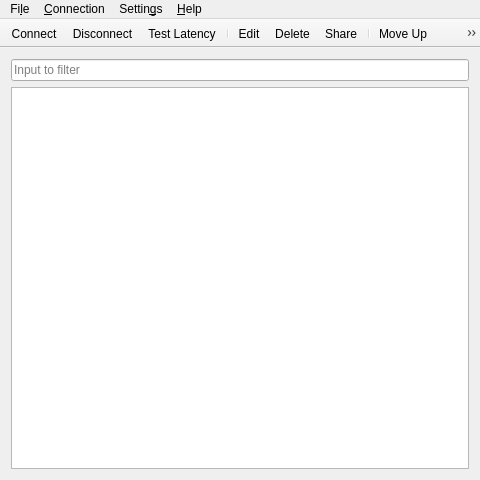
<?xml version="1.0" encoding="UTF-8"?>
<ui version="4.0">
 <class>MainWindow</class>
 <widget class="QMainWindow" name="MainWindow">
  <property name="geometry">
   <rect>
    <x>0</x>
    <y>0</y>
    <width>480</width>
    <height>480</height>
   </rect>
  </property>
  <property name="minimumSize">
   <size>
    <width>400</width>
    <height>400</height>
   </size>
  </property>
  <property name="windowTitle">
   <string>Connection Manager</string>
  </property>
  <property name="windowIcon">
   <iconset resource="icons.qrc">
    <normaloff>:/icons/logo/shadowsocksqt.png</normaloff>:/icons/icons/shadowsocks-qt5.png</iconset>
  </property>
  <property name="toolButtonStyle">
   <enum>Qt::ToolButtonFollowStyle</enum>
  </property>
  <widget class="QWidget" name="centralWidget">
   <layout class="QVBoxLayout" name="verticalLayout">
    <item>
     <widget class="QLineEdit" name="filterLineEdit">
      <property name="placeholderText">
       <string>Input to filter</string>
      </property>
      <property name="clearButtonEnabled">
       <bool>true</bool>
      </property>
     </widget>
    </item>
    <item>
     <widget class="QTableView" name="connectionView">
      <property name="editTriggers">
       <set>QAbstractItemView::NoEditTriggers</set>
      </property>
      <property name="tabKeyNavigation">
       <bool>false</bool>
      </property>
      <property name="selectionMode">
       <enum>QAbstractItemView::SingleSelection</enum>
      </property>
      <property name="selectionBehavior">
       <enum>QAbstractItemView::SelectRows</enum>
      </property>
      <property name="showGrid">
       <bool>false</bool>
      </property>
      <property name="sortingEnabled">
       <bool>true</bool>
      </property>
      <property name="wordWrap">
       <bool>false</bool>
      </property>
      <property name="cornerButtonEnabled">
       <bool>false</bool>
      </property>
      <attribute name="verticalHeaderVisible">
       <bool>false</bool>
      </attribute>
     </widget>
    </item>
   </layout>
  </widget>
  <widget class="QToolBar" name="toolBar">
   <property name="windowTitle">
    <string>Show Toolbar</string>
   </property>
   <property name="movable">
    <bool>false</bool>
   </property>
   <property name="allowedAreas">
    <set>Qt::AllToolBarAreas</set>
   </property>
   <property name="toolButtonStyle">
    <enum>Qt::ToolButtonFollowStyle</enum>
   </property>
   <property name="floatable">
    <bool>false</bool>
   </property>
   <attribute name="toolBarArea">
    <enum>TopToolBarArea</enum>
   </attribute>
   <attribute name="toolBarBreak">
    <bool>false</bool>
   </attribute>
   <addaction name="actionConnect"/>
   <addaction name="actionDisconnect"/>
   <addaction name="actionTestLatency"/>
   <addaction name="separator"/>
   <addaction name="actionEdit"/>
   <addaction name="actionDelete"/>
   <addaction name="actionShare"/>
   <addaction name="separator"/>
   <addaction name="actionMoveUp"/>
   <addaction name="actionMoveDown"/>
  </widget>
  <widget class="QMenuBar" name="menuBar">
   <property name="geometry">
    <rect>
     <x>0</x>
     <y>0</y>
     <width>480</width>
     <height>25</height>
    </rect>
   </property>
   <widget class="QMenu" name="menuConnection">
    <property name="title">
     <string>&amp;Connection</string>
    </property>
    <widget class="QMenu" name="menuAdd">
     <property name="title">
      <string>&amp;Add</string>
     </property>
     <property name="icon">
      <iconset theme="list-add">
       <normaloff>.</normaloff>.</iconset>
     </property>
     <addaction name="actionManually"/>
     <addaction name="actionURI"/>
     <addaction name="actionQRCodeFromFile"/>
     <addaction name="actionQRCode"/>
     <addaction name="actionScanQRCodeCapturer"/>
     <addaction name="actionFromConfigJson"/>
    </widget>
    <addaction name="menuAdd"/>
    <addaction name="actionEdit"/>
    <addaction name="actionShare"/>
    <addaction name="actionDelete"/>
    <addaction name="separator"/>
    <addaction name="actionConnect"/>
    <addaction name="actionForceConnect"/>
    <addaction name="actionDisconnect"/>
    <addaction name="actionTestLatency"/>
    <addaction name="actionTestAllLatency"/>
    <addaction name="separator"/>
    <addaction name="separator"/>
    <addaction name="actionMoveUp"/>
    <addaction name="actionMoveDown"/>
   </widget>
   <widget class="QMenu" name="menuFile">
    <property name="title">
     <string>Fi&amp;le</string>
    </property>
    <addaction name="actionImportGUIJson"/>
    <addaction name="actionExportGUIJson"/>
    <addaction name="actionSaveManually"/>
    <addaction name="separator"/>
    <addaction name="actionQuit"/>
   </widget>
   <widget class="QMenu" name="menuSettings">
    <property name="title">
     <string>Settin&amp;gs</string>
    </property>
    <addaction name="actionGeneralSettings"/>
    <addaction name="separator"/>
    <addaction name="actionShowFilterBar"/>
   </widget>
   <widget class="QMenu" name="menuHelp">
    <property name="title">
     <string>&amp;Help</string>
    </property>
    <addaction name="actionAbout"/>
    <addaction name="actionAboutQt"/>
    <addaction name="separator"/>
    <addaction name="actionReportBug"/>
   </widget>
   <addaction name="menuFile"/>
   <addaction name="menuConnection"/>
   <addaction name="menuSettings"/>
   <addaction name="menuHelp"/>
  </widget>
  <action name="actionManually">
   <property name="text">
    <string>&amp;Manually</string>
   </property>
   <property name="toolTip">
    <string>Add connection manually</string>
   </property>
  </action>
  <action name="actionQRCode">
   <property name="text">
    <string>&amp;Scan QR Code on Screen</string>
   </property>
  </action>
  <action name="actionQRCodeFromFile">
   <property name="icon">
    <iconset theme="document-open">
     <normaloff>.</normaloff>.</iconset>
   </property>
   <property name="text">
    <string>&amp;From QR Code Image File</string>
   </property>
   <property name="toolTip">
    <string>From QR code image file</string>
   </property>
  </action>
  <action name="actionURI">
   <property name="text">
    <string>&amp;URI</string>
   </property>
   <property name="toolTip">
    <string>Add connection from URI</string>
   </property>
  </action>
  <action name="actionDelete">
   <property name="icon">
    <iconset theme="list-remove">
     <normaloff>.</normaloff>.</iconset>
   </property>
   <property name="text">
    <string>&amp;Delete</string>
   </property>
  </action>
  <action name="actionEdit">
   <property name="text">
    <string>&amp;Edit</string>
   </property>
  </action>
  <action name="actionConnect">
   <property name="text">
    <string>&amp;Connect</string>
   </property>
  </action>
  <action name="actionDisconnect">
   <property name="text">
    <string>D&amp;isconnect</string>
   </property>
  </action>
  <action name="actionQuit">
   <property name="icon">
    <iconset theme="application-exit">
     <normaloff>.</normaloff>.</iconset>
   </property>
   <property name="text">
    <string>&amp;Quit</string>
   </property>
   <property name="shortcut">
    <string>Ctrl+Q</string>
   </property>
  </action>
  <action name="actionAbout">
   <property name="icon">
    <iconset theme="help-about">
     <normaloff>.</normaloff>.</iconset>
   </property>
   <property name="text">
    <string>&amp;About</string>
   </property>
  </action>
  <action name="actionAboutQt">
   <property name="text">
    <string>About &amp;Qt</string>
   </property>
  </action>
  <action name="actionGeneralSettings">
   <property name="text">
    <string>&amp;General Settings</string>
   </property>
  </action>
  <action name="actionShare">
   <property name="text">
    <string>&amp;Share</string>
   </property>
  </action>
  <action name="actionReportBug">
   <property name="text">
    <string>&amp;Report Bug</string>
   </property>
  </action>
  <action name="actionTestLatency">
   <property name="text">
    <string>&amp;Test Latency</string>
   </property>
   <property name="toolTip">
    <string>Test the latency of selected connection</string>
   </property>
  </action>
  <action name="actionTestAllLatency">
   <property name="text">
    <string>Test All C&amp;onnections Latency</string>
   </property>
  </action>
  <action name="actionImportGUIJson">
   <property name="text">
    <string>&amp;Import GUI config.json</string>
   </property>
   <property name="toolTip">
    <string>Import connections from JSON configuration file</string>
   </property>
  </action>
  <action name="actionFromConfigJson">
   <property name="icon">
    <iconset theme="document-open">
     <normaloff>.</normaloff>.</iconset>
   </property>
   <property name="text">
    <string>From &amp;config.json</string>
   </property>
  </action>
  <action name="actionSaveManually">
   <property name="icon">
    <iconset theme="document-save">
     <normaloff>.</normaloff>.</iconset>
   </property>
   <property name="text">
    <string>&amp;Save Manually</string>
   </property>
   <property name="shortcut">
    <string>Ctrl+Shift+S</string>
   </property>
  </action>
  <action name="actionMoveUp">
   <property name="icon">
    <iconset theme="go-up">
     <normaloff>.</normaloff>.</iconset>
   </property>
   <property name="text">
    <string>&amp;Move Up</string>
   </property>
  </action>
  <action name="actionMoveDown">
   <property name="icon">
    <iconset theme="go-down">
     <normaloff>.</normaloff>.</iconset>
   </property>
   <property name="text">
    <string>Mo&amp;ve Down</string>
   </property>
  </action>
  <action name="actionShowFilterBar">
   <property name="checkable">
    <bool>true</bool>
   </property>
   <property name="checked">
    <bool>true</bool>
   </property>
   <property name="text">
    <string>&amp;Show Filter Bar</string>
   </property>
   <property name="shortcut">
    <string>Ctrl+F</string>
   </property>
  </action>
  <action name="actionExportGUIJson">
   <property name="text">
    <string>&amp;Export GUI config.json</string>
   </property>
   <property name="toolTip">
    <string>Export connections to JSON configuration file</string>
   </property>
  </action>
  <action name="actionScanQRCodeCapturer">
   <property name="text">
    <string>Scan &amp;QR Code using Capturer</string>
   </property>
   <property name="toolTip">
    <string>Scan QR Code using Capturer</string>
   </property>
  </action>
  <action name="actionForceConnect">
   <property name="text">
    <string>&amp;Force Connect</string>
   </property>
   <property name="toolTip">
    <string>Connect to this connection and disconnect any connections currently using  the same local port</string>
   </property>
  </action>
 </widget>
 <layoutdefault spacing="6" margin="11"/>
 <resources>
  <include location="icons.qrc"/>
 </resources>
 <connections>
  <connection>
   <sender>actionShowFilterBar</sender>
   <signal>toggled(bool)</signal>
   <receiver>filterLineEdit</receiver>
   <slot>setVisible(bool)</slot>
   <hints>
    <hint type="sourcelabel">
     <x>-1</x>
     <y>-1</y>
    </hint>
    <hint type="destinationlabel">
     <x>239</x>
     <y>88</y>
    </hint>
   </hints>
  </connection>
 </connections>
</ui>
